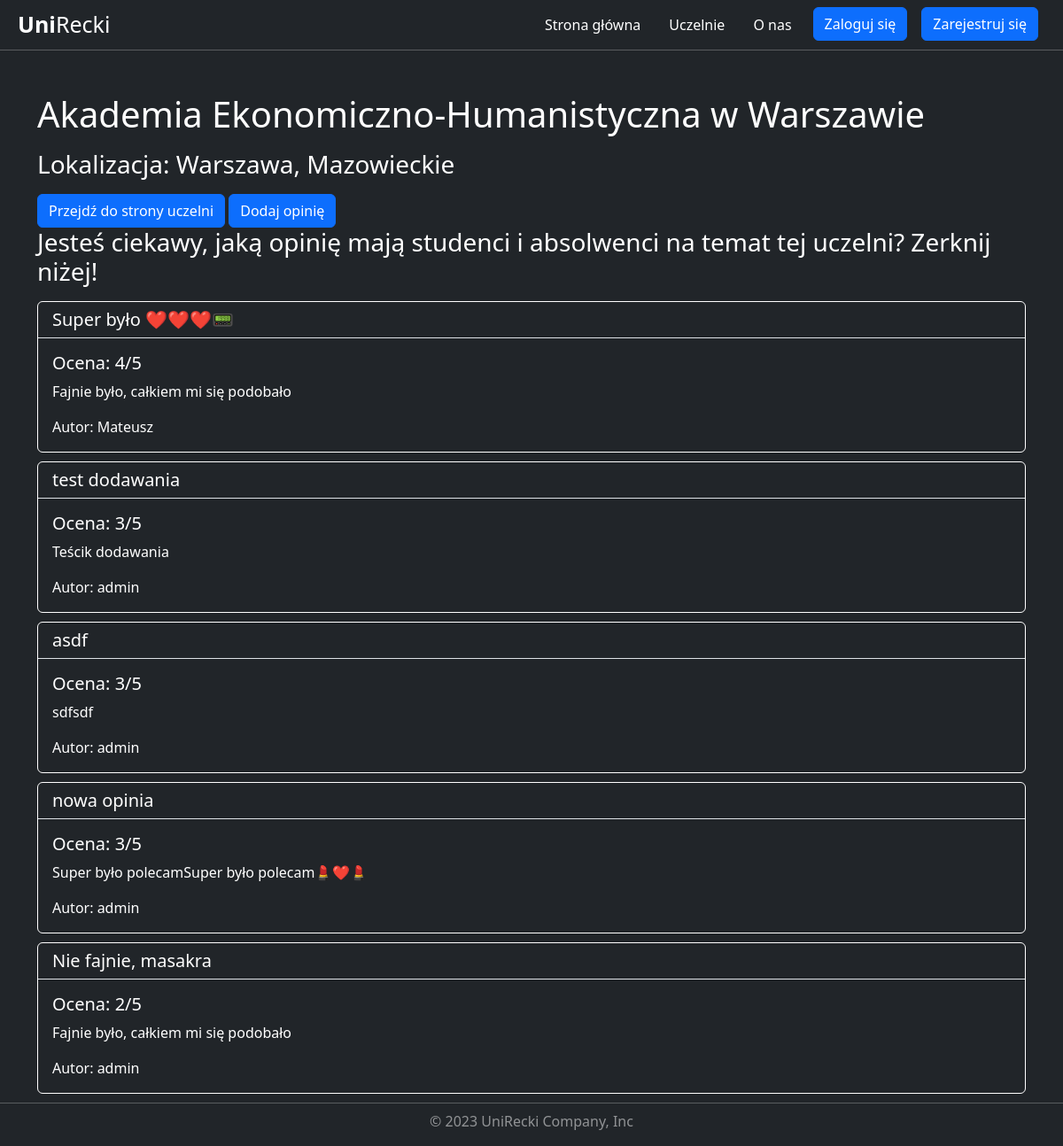
Page /university/2/ on the committed database.
### universities/models.py (models this page shows, shortened)
class University(models.Model):
    name = models.CharField(max_length=150)
    voivodeship = models.CharField(max_length=150)
    city = models.CharField(max_length=150)
    link = models.CharField(max_length=150)
    class Meta:
        verbose_name = 'University'
        verbose_name_plural = 'Universities'

class Review(models.Model):
    title = models.CharField( max_length=150)
    description = models.CharField( max_length=150)
    rating = models.IntegerField(validators=[
            MaxValueValidator(5),
            MinValueValidator(1)
        ])
    add_date = models.DateTimeField(default=timezone.now, blank=True)
    university = models.ForeignKey(University, on_delete=models.CASCADE)
    user = models.ForeignKey(User, on_delete=models.CASCADE)
    class Meta:
        verbose_name = 'Review'
        verbose_name_plural = 'Reviews'

### universities/views.py (the view)
# urls.py: path('<int:pk>/', views.UniversityDetailView.as_view(), name='university_detail'),
class UniversityDetailView(DetailView):
    model = University
    template_name = 'universities/university_detail.html'  # Replace with your desired template name
    context_object_name = 'university'

### universities/templates/universities/university_detail.html (shortened to what this page needs)
{% extends "base.html" %}
{% load static %}
{% block css %}
    <link rel="stylesheet" href="{% static "universities/university_detail.css" %}">
{% endblock css %}
{% block content %}
    <div class="container mt-5">
        <h1 class="mb-3">{{ university.name }}</h1>
        <h3 class="mb-3">Lokalizacja: {{ university.city }}, {{ university.voivodeship | capfirst }}</h3>
        <a href="{{ university.link }}" class="btn btn-primary">Przejdź do strony uczelni</a>
        <a href="{% url 'review_create' university.pk %}"
           class="btn btn-primary">Dodaj opinię</a>
        <h3 class="mb-3">Jesteś ciekawy, jaką opinię mają studenci i absolwenci na temat tej uczelni? Zerknij niżej!</h3>
        {% for review in university.review_set.all %}
            <div class="card bg-dark">
                <h5 class="card-header border-bottom">{{ review.title }}</h5>
                <div class="card-body">
                    <h5 class="card-title">Ocena: {{ review.rating }}/5</h5>
                    <p class="card-text">{{ review.description }}</p>
                    <p class="card-text">Autor: {{ review.user.username }}</p>
                </div>
            </div>
        {% empty %}
            <p>Brak opinii dla tej uczelni.</p>
        {% endfor %}
    </div>
{% endblock content %}

### static/styles.css (style rules this page uses)
body { color: white; }
h1 { color: white; }
a { color: white; }
h3 { color: white; }

### universities/static/universities/university_detail.css (style rules this page uses)
.card { color: white; border: 1px solid white; margin-bottom: 10px; }
.border-bottom { border-bottom: 1px solid white; }

### rows in the picture
University: name "Akademia Ekonomiczno-Humanistyczna w Warszawie", city "Warszawa", voivodeship "Mazowieckie"
Review: title "Super było ❤️❤️❤️📟", rating "4", description "Fajnie było, całkiem mi się podobało", user.username "Mateusz"
Review: title "test dodawania", rating "3", description "Teścik dodawania", user.username "admin"
Review: title "asdf", rating "3", description "sdfsdf", user.username "admin"
Review: title "nowa opinia", rating "3", description "Super było polecamSuper było polecam💄❤️💄", user.username "admin"
Review: title "Nie fajnie, masakra", rating "2", description "Fajnie było, całkiem mi się podobało", user.username "admin"
